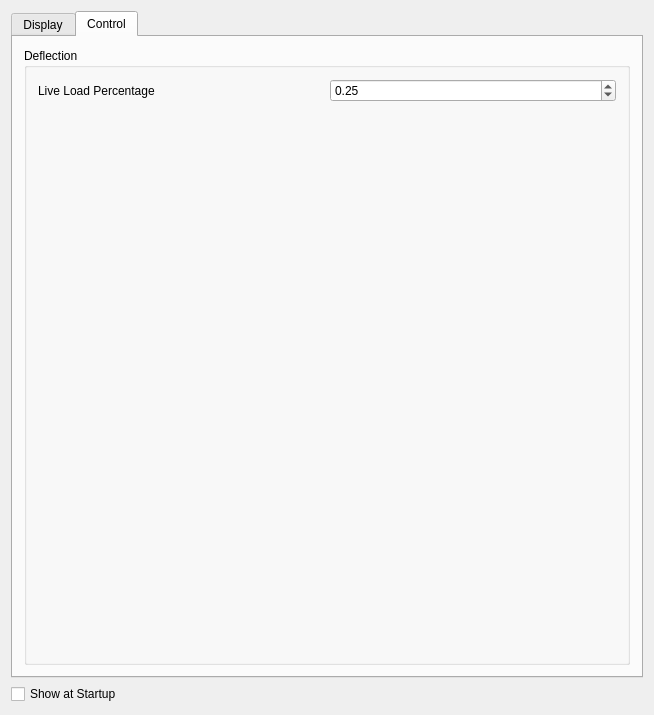
<?xml version="1.0" encoding="UTF-8"?>
<ui version="4.0">
 <class>Gui::Dialog::DlgSettingsOSAFE</class>
 <widget class="QWidget" name="Gui::Dialog::DlgSettingsOSAFE">
  <property name="geometry">
   <rect>
    <x>0</x>
    <y>0</y>
    <width>654</width>
    <height>715</height>
   </rect>
  </property>
  <property name="windowTitle">
   <string>Settings</string>
  </property>
  <layout class="QVBoxLayout" name="verticalLayout_7">
   <item>
    <widget class="QTabWidget" name="tabWidget">
     <property name="enabled">
      <bool>true</bool>
     </property>
     <property name="currentIndex">
      <number>1</number>
     </property>
     <widget class="QWidget" name="tab">
      <property name="enabled">
       <bool>false</bool>
      </property>
      <attribute name="title">
       <string>Display</string>
      </attribute>
      <layout class="QGridLayout" name="gridLayout">
       <item row="2" column="3">
        <widget class="Gui::PrefDoubleSpinBox" name="beam_line_width">
         <property name="enabled">
          <bool>false</bool>
         </property>
         <property name="decimals">
          <number>0</number>
         </property>
         <property name="minimum">
          <double>1.000000000000000</double>
         </property>
         <property name="maximum">
          <double>7.000000000000000</double>
         </property>
         <property name="singleStep">
          <double>1.000000000000000</double>
         </property>
         <property name="value">
          <double>3.000000000000000</double>
         </property>
         <property name="prefEntry" stdset="0">
          <cstring>beam_line_width</cstring>
         </property>
         <property name="prefPath" stdset="0">
          <cstring>Mod/civilTools</cstring>
         </property>
        </widget>
       </item>
       <item row="1" column="1">
        <widget class="QLabel" name="label_24">
         <property name="text">
          <string>Shape</string>
         </property>
        </widget>
       </item>
       <item row="2" column="4">
        <widget class="Gui::PrefDoubleSpinBox" name="beam_transparency">
         <property name="enabled">
          <bool>false</bool>
         </property>
         <property name="decimals">
          <number>0</number>
         </property>
         <property name="maximum">
          <double>100.000000000000000</double>
         </property>
         <property name="singleStep">
          <double>10.000000000000000</double>
         </property>
         <property name="value">
          <double>0.000000000000000</double>
         </property>
         <property name="prefEntry" stdset="0">
          <cstring>beam_transparency</cstring>
         </property>
         <property name="prefPath" stdset="0">
          <cstring>Mod/civilTools</cstring>
         </property>
        </widget>
       </item>
       <item row="1" column="5">
        <widget class="QLabel" name="label_47">
         <property name="text">
          <string>Display Mode</string>
         </property>
        </widget>
       </item>
       <item row="3" column="1">
        <widget class="Gui::PrefColorButton" name="column_shape_color">
         <property name="color" stdset="0">
          <color>
           <red>0</red>
           <green>255</green>
           <blue>0</blue>
          </color>
         </property>
         <property name="prefEntry" stdset="0">
          <cstring>column_shape_color</cstring>
         </property>
         <property name="prefPath" stdset="0">
          <cstring>Mod/civilTools</cstring>
         </property>
        </widget>
       </item>
       <item row="2" column="2">
        <widget class="Gui::PrefColorButton" name="beam_line_color">
         <property name="color" stdset="0">
          <color>
           <red>255</red>
           <green>255</green>
           <blue>0</blue>
          </color>
         </property>
         <property name="prefEntry" stdset="0">
          <cstring>beam_line_color</cstring>
         </property>
         <property name="prefPath" stdset="0">
          <cstring>Mod/civilTools</cstring>
         </property>
        </widget>
       </item>
       <item row="3" column="2">
        <widget class="Gui::PrefColorButton" name="column_line_color">
         <property name="color" stdset="0">
          <color>
           <red>0</red>
           <green>255</green>
           <blue>0</blue>
          </color>
         </property>
         <property name="prefEntry" stdset="0">
          <cstring>column_line_color</cstring>
         </property>
         <property name="prefPath" stdset="0">
          <cstring>Mod/civilTools</cstring>
         </property>
        </widget>
       </item>
       <item row="0" column="3" rowspan="2" colspan="2">
        <widget class="QLabel" name="label_38">
         <property name="text">
          <string>Line Width</string>
         </property>
        </widget>
       </item>
       <item row="1" column="2">
        <widget class="QLabel" name="label_46">
         <property name="text">
          <string>Line</string>
         </property>
        </widget>
       </item>
       <item row="2" column="0">
        <widget class="QLabel" name="label_5">
         <property name="text">
          <string>Beam</string>
         </property>
        </widget>
       </item>
       <item row="3" column="5">
        <widget class="Gui::PrefComboBox" name="column_display_mode">
         <property name="currentIndex">
          <number>2</number>
         </property>
         <property name="prefEntry" stdset="0">
          <cstring>column_display_mode</cstring>
         </property>
         <property name="prefPath" stdset="0">
          <cstring>Mod/civilTools</cstring>
         </property>
         <item>
          <property name="text">
           <string>Flat Lines</string>
          </property>
         </item>
         <item>
          <property name="text">
           <string>Shaded</string>
          </property>
         </item>
         <item>
          <property name="text">
           <string>Wireframe</string>
          </property>
         </item>
        </widget>
       </item>
       <item row="3" column="4">
        <widget class="Gui::PrefDoubleSpinBox" name="column_transparency">
         <property name="decimals">
          <number>0</number>
         </property>
         <property name="maximum">
          <double>100.000000000000000</double>
         </property>
         <property name="singleStep">
          <double>10.000000000000000</double>
         </property>
         <property name="value">
          <double>20.000000000000000</double>
         </property>
         <property name="prefEntry" stdset="0">
          <cstring>column_transparency</cstring>
         </property>
         <property name="prefPath" stdset="0">
          <cstring>Mod/civilTools</cstring>
         </property>
        </widget>
       </item>
       <item row="1" column="4">
        <widget class="QLabel" name="label_25">
         <property name="text">
          <string>Transparency</string>
         </property>
        </widget>
       </item>
       <item row="3" column="0">
        <widget class="QLabel" name="label_17">
         <property name="text">
          <string>Column</string>
         </property>
        </widget>
       </item>
       <item row="2" column="1">
        <widget class="Gui::PrefColorButton" name="beam_shape_color">
         <property name="enabled">
          <bool>false</bool>
         </property>
         <property name="color" stdset="0">
          <color>
           <red>255</red>
           <green>0</green>
           <blue>0</blue>
          </color>
         </property>
         <property name="prefEntry" stdset="0">
          <cstring>beam_shape_color</cstring>
         </property>
         <property name="prefPath" stdset="0">
          <cstring>Mod/civilTools</cstring>
         </property>
        </widget>
       </item>
       <item row="2" column="5">
        <widget class="Gui::PrefComboBox" name="beam_display_mode">
         <property name="enabled">
          <bool>false</bool>
         </property>
         <property name="prefEntry" stdset="0">
          <cstring>beam_display_mode</cstring>
         </property>
         <property name="prefPath" stdset="0">
          <cstring>Mod/civilTools</cstring>
         </property>
         <item>
          <property name="text">
           <string>Flat Lines</string>
          </property>
         </item>
         <item>
          <property name="text">
           <string>Shaded</string>
          </property>
         </item>
         <item>
          <property name="text">
           <string>Wireframe</string>
          </property>
         </item>
        </widget>
       </item>
       <item row="3" column="3">
        <widget class="Gui::PrefDoubleSpinBox" name="column_line_width">
         <property name="enabled">
          <bool>false</bool>
         </property>
         <property name="decimals">
          <number>0</number>
         </property>
         <property name="minimum">
          <double>1.000000000000000</double>
         </property>
         <property name="maximum">
          <double>7.000000000000000</double>
         </property>
         <property name="singleStep">
          <double>1.000000000000000</double>
         </property>
         <property name="value">
          <double>1.000000000000000</double>
         </property>
         <property name="prefEntry" stdset="0">
          <cstring>column_line_width</cstring>
         </property>
         <property name="prefPath" stdset="0">
          <cstring>Mod/civilTools</cstring>
         </property>
        </widget>
       </item>
       <item row="4" column="1">
        <spacer name="verticalSpacer_3">
         <property name="orientation">
          <enum>Qt::Vertical</enum>
         </property>
         <property name="sizeHint" stdset="0">
          <size>
           <width>20</width>
           <height>40</height>
          </size>
         </property>
        </spacer>
       </item>
      </layout>
     </widget>
     <widget class="QWidget" name="tab_2">
      <attribute name="title">
       <string>Control</string>
      </attribute>
      <layout class="QHBoxLayout" name="horizontalLayout_2">
       <item>
        <widget class="QGroupBox" name="groupBox">
         <property name="title">
          <string>Deflection</string>
         </property>
         <layout class="QVBoxLayout" name="verticalLayout">
          <item>
           <layout class="QHBoxLayout" name="horizontalLayout">
            <item>
             <widget class="QLabel" name="label">
              <property name="text">
               <string>Live Load Percentage</string>
              </property>
             </widget>
            </item>
            <item>
             <widget class="Gui::PrefDoubleSpinBox" name="civiltools_live_load_percentage_deflection">
              <property name="enabled">
               <bool>true</bool>
              </property>
              <property name="decimals">
               <number>2</number>
              </property>
              <property name="maximum">
               <double>1.000000000000000</double>
              </property>
              <property name="singleStep">
               <double>0.050000000000000</double>
              </property>
              <property name="value">
               <double>0.250000000000000</double>
              </property>
              <property name="prefEntry" stdset="0">
               <cstring>civiltools_live_load_percentage_deflection</cstring>
              </property>
              <property name="prefPath" stdset="0">
               <cstring>Mod/civilTools</cstring>
              </property>
             </widget>
            </item>
           </layout>
          </item>
          <item>
           <spacer name="verticalSpacer">
            <property name="orientation">
             <enum>Qt::Vertical</enum>
            </property>
            <property name="sizeHint" stdset="0">
             <size>
              <width>20</width>
              <height>541</height>
             </size>
            </property>
           </spacer>
          </item>
         </layout>
        </widget>
       </item>
      </layout>
     </widget>
    </widget>
   </item>
   <item>
    <widget class="Gui::PrefCheckBox" name="show_at_startup">
     <property name="text">
      <string>Show at Startup</string>
     </property>
     <property name="checked">
      <bool>false</bool>
     </property>
     <property name="prefEntry" stdset="0">
      <cstring>show_at_startup</cstring>
     </property>
     <property name="prefPath" stdset="0">
      <cstring>Mod/civilTools</cstring>
     </property>
    </widget>
   </item>
  </layout>
 </widget>
 <layoutdefault spacing="6" margin="11"/>
 <pixmapfunction>qPixmapFromMimeSource</pixmapfunction>
 <customwidgets>
  <customwidget>
   <class>Gui::ColorButton</class>
   <extends>QPushButton</extends>
   <header>Gui/Widgets.h</header>
  </customwidget>
  <customwidget>
   <class>Gui::PrefColorButton</class>
   <extends>Gui::ColorButton</extends>
   <header>Gui/PrefWidgets.h</header>
  </customwidget>
  <customwidget>
   <class>Gui::PrefCheckBox</class>
   <extends>QCheckBox</extends>
   <header>Gui/PrefWidgets.h</header>
  </customwidget>
  <customwidget>
   <class>Gui::PrefComboBox</class>
   <extends>QComboBox</extends>
   <header>Gui/PrefWidgets.h</header>
  </customwidget>
  <customwidget>
   <class>Gui::PrefDoubleSpinBox</class>
   <extends>QDoubleSpinBox</extends>
   <header>Gui/PrefWidgets.h</header>
  </customwidget>
 </customwidgets>
 <resources/>
 <connections/>
</ui>
